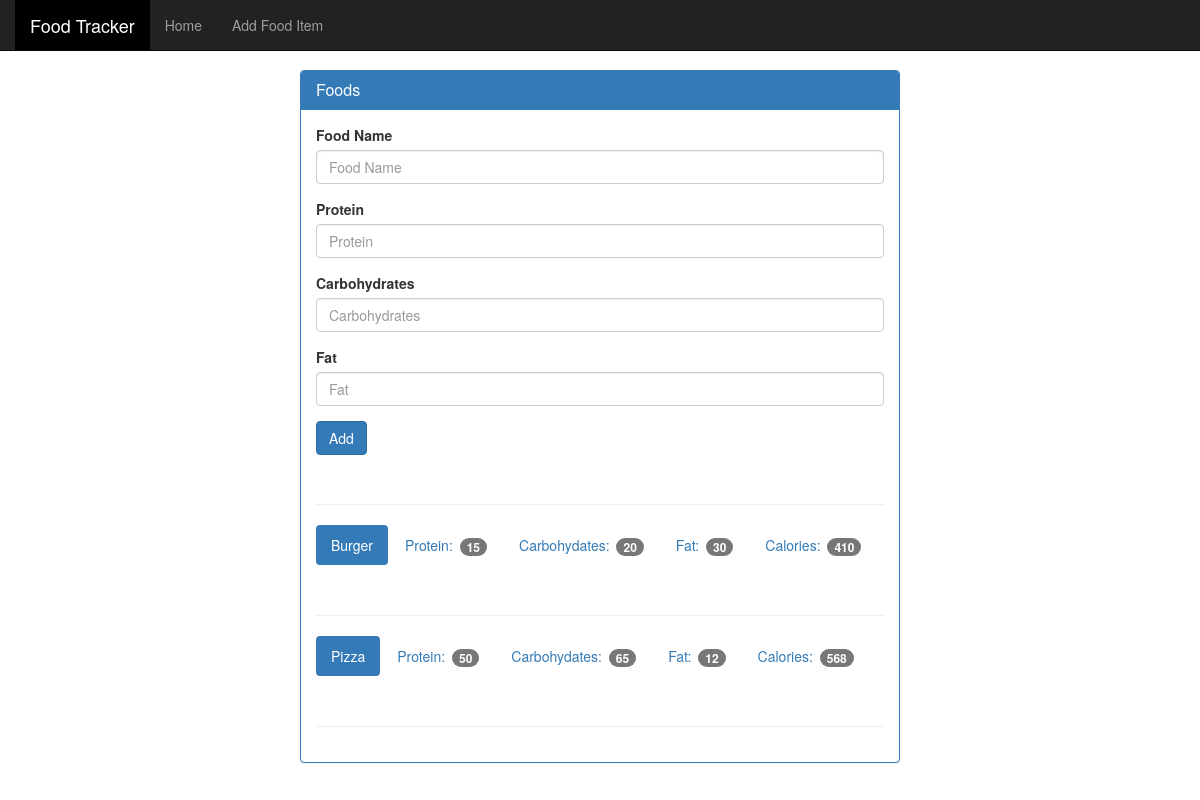
The app's page /the_food with its own data.
### tables this page shows
CREATE TABLE food (
id integer primary key autoincrement,
name text not null unique,
protein integer not null,
carbohydrates integer not null,
fat integer not null,
calories integer not null
);

### app.py (the view, shortened to what this page needs)
@app.route('/the_food', methods=['GET', 'POST'])
def food():
    db = get_db()
    warning = ''
    cur = db.execute('select * from food')
    results = cur.fetchall()
    return render_template('add_food.html', results=results, warning=warning)

### app.py (called while the page is built)
def connect_db():
    sql = sqlite3.connect(r'D:\Flask with Full Flask Course\4. Food Tracker Flask App\Completed by me but change some better advance thing\database\food_log.db')
    sql.row_factory = sqlite3.Row
    return sql

def get_db():
    if not hasattr(g, 'sqlite3'):
        g.sqlite_db = connect_db()
    return g.sqlite_db

### templates/add_food.html (shortened to what this page needs)
<!DOCTYPE html>
{% extends 'layout.html' %}
{% block content %}
<html lang="en">
  <head>
  </head>
  <body>
    <div class="container theme-showcase col-sm-6 col-sm-offset-3" role="main">
      <div class="row">
        <div>
          <div class="panel panel-primary">
            <div class="panel-heading">
              <h3 class="panel-title">Foods</h3>
            </div>
            <div class="panel-body">
              <form method="POST" action="{{ url_for('food') }}">
                <div class="form-group">
                  <label for="food-name">Food Name</label>
                  <input type="text" class="form-control" id="food-name" name="food-name" placeholder="Food Name">
                </div>
                <div class="form-group">
                  <label for="protein">Protein</label>
                  <input type="number" class="form-control" id="protein" name="protein" placeholder="Protein">
                </div>
                <div class="form-group">
                  <label for="carbohydrates">Carbohydrates</label>
                  <input type="number" class="form-control" id="carbohydrates" name="carbohydrates" placeholder="Carbohydrates">
                </div>
                <div class="form-group">
                  <label for="fat">Fat</label>
                  <input type="number" class="form-control" id="fat" name="fat" placeholder="Fat">
                </div>
                <button type="submit" class="btn btn-primary">Add</button>
              </form>
              <div class="page-header"></div>
              {% for food in results %}
              <ul class="nav nav-pills" role="tablist">
                <li class="active"><a>{{ food.name }}</a></li>
                <li><a>Protein: <span class="badge">{{ food.protein }}</span></a></li>
                <li><a>Carbohydates: <span class="badge">{{ food.carbohydrates }}</span></a></li>
                <li><a>Fat: <span class="badge">{{ food.fat }}</span></a></li>
                <li><a>Calories: <span class="badge">{{ food.calories }}</span></a></li>
              </ul>
              <div class="page-header"></div>
              {% endfor %}
            </div>
          </div>
        </div>
      </div>
    </div>
  </body>
{% endblock %}

### static/theme.css (style rules this page uses)
body { padding-top: 70px; padding-bottom: 30px; }

### records on screen
food: name "Burger", protein "15", carbohydrates "20", fat "30", calories "410"
food: name "Pizza", protein "50", carbohydrates "65", fat "12", calories "568"
